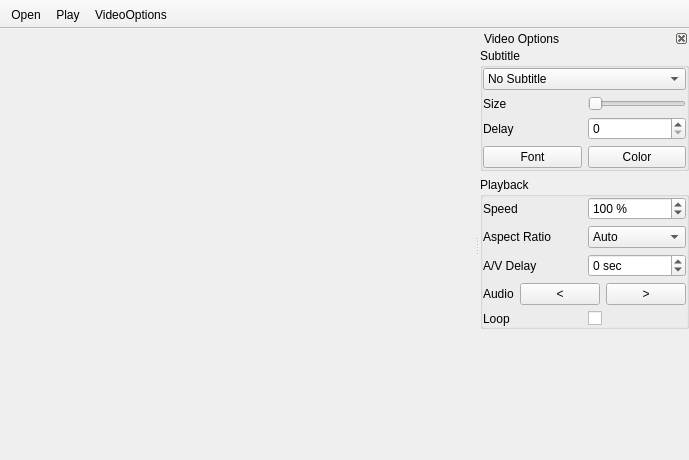
<?xml version="1.0" encoding="UTF-8"?>
<ui version="4.0">
 <class>MainWindow</class>
 <widget class="QMainWindow" name="MainWindow">
  <property name="geometry">
   <rect>
    <x>0</x>
    <y>0</y>
    <width>689</width>
    <height>460</height>
   </rect>
  </property>
  <property name="windowTitle">
   <string>MainWindow</string>
  </property>
  <widget class="QWidget" name="centralWidget">
   <layout class="QHBoxLayout" name="horizontalLayout">
    <property name="margin">
     <number>0</number>
    </property>
    <item>
     <widget class="QWidget" name="videoWidget" native="true">
      <property name="contextMenuPolicy">
       <enum>Qt::NoContextMenu</enum>
      </property>
      <property name="autoFillBackground">
       <bool>true</bool>
      </property>
     </widget>
    </item>
   </layout>
  </widget>
  <widget class="QToolBar" name="mainToolBar">
   <property name="movable">
    <bool>false</bool>
   </property>
   <property name="allowedAreas">
    <set>Qt::TopToolBarArea</set>
   </property>
   <property name="floatable">
    <bool>false</bool>
   </property>
   <attribute name="toolBarArea">
    <enum>TopToolBarArea</enum>
   </attribute>
   <attribute name="toolBarBreak">
    <bool>false</bool>
   </attribute>
   <addaction name="actionOpen"/>
   <addaction name="actionPlay"/>
   <addaction name="actionVideoOptions"/>
  </widget>
  <widget class="QDockWidget" name="dockWidget">
   <property name="minimumSize">
    <size>
     <width>169</width>
     <height>368</height>
    </size>
   </property>
   <property name="features">
    <set>QDockWidget::DockWidgetClosable</set>
   </property>
   <property name="windowTitle">
    <string>Video Options</string>
   </property>
   <attribute name="dockWidgetArea">
    <number>2</number>
   </attribute>
   <widget class="QWidget" name="dockWidgetContents">
    <layout class="QFormLayout" name="formLayout">
     <property name="fieldGrowthPolicy">
      <enum>QFormLayout::ExpandingFieldsGrow</enum>
     </property>
     <property name="margin">
      <number>0</number>
     </property>
     <item row="1" column="0" colspan="2">
      <widget class="QGroupBox" name="groupBox_2">
       <property name="title">
        <string>Subtitle</string>
       </property>
       <property name="flat">
        <bool>false</bool>
       </property>
       <layout class="QFormLayout" name="formLayout_2">
        <property name="fieldGrowthPolicy">
         <enum>QFormLayout::ExpandingFieldsGrow</enum>
        </property>
        <property name="margin">
         <number>0</number>
        </property>
        <item row="0" column="0" colspan="2">
         <widget class="QComboBox" name="comboBoxSub">
          <item>
           <property name="text">
            <string>No Subtitle</string>
           </property>
          </item>
          <item>
           <property name="text">
            <string>Load Subtitle</string>
           </property>
          </item>
         </widget>
        </item>
        <item row="3" column="0" colspan="2">
         <widget class="QWidget" name="widget" native="true">
          <layout class="QHBoxLayout" name="horizontalLayout_2">
           <property name="margin">
            <number>0</number>
           </property>
           <item>
            <widget class="QPushButton" name="pushButtonFont">
             <property name="text">
              <string>Font</string>
             </property>
            </widget>
           </item>
           <item>
            <widget class="QPushButton" name="pushButtonColor">
             <property name="text">
              <string>Color</string>
             </property>
            </widget>
           </item>
          </layout>
         </widget>
        </item>
        <item row="1" column="0" colspan="2">
         <widget class="QWidget" name="widget_4" native="true">
          <layout class="QHBoxLayout" name="horizontalLayout_4">
           <property name="margin">
            <number>0</number>
           </property>
           <item>
            <widget class="QLabel" name="label">
             <property name="sizePolicy">
              <sizepolicy hsizetype="Expanding" vsizetype="Preferred">
               <horstretch>0</horstretch>
               <verstretch>0</verstretch>
              </sizepolicy>
             </property>
             <property name="text">
              <string>Size</string>
             </property>
            </widget>
           </item>
           <item>
            <widget class="QSlider" name="horizontalSliderSubSize">
             <property name="orientation">
              <enum>Qt::Horizontal</enum>
             </property>
            </widget>
           </item>
          </layout>
         </widget>
        </item>
        <item row="2" column="0" colspan="2">
         <widget class="QWidget" name="widget_5" native="true">
          <layout class="QHBoxLayout" name="horizontalLayout_5">
           <property name="margin">
            <number>0</number>
           </property>
           <item>
            <widget class="QLabel" name="label_4">
             <property name="text">
              <string>Delay</string>
             </property>
            </widget>
           </item>
           <item>
            <widget class="QSpinBox" name="spinBox"/>
           </item>
          </layout>
         </widget>
        </item>
       </layout>
      </widget>
     </item>
     <item row="2" column="0" colspan="2">
      <widget class="QGroupBox" name="groupBox_4">
       <property name="title">
        <string>Playback</string>
       </property>
       <layout class="QFormLayout" name="formLayout_5">
        <property name="fieldGrowthPolicy">
         <enum>QFormLayout::ExpandingFieldsGrow</enum>
        </property>
        <property name="margin">
         <number>0</number>
        </property>
        <item row="0" column="0" colspan="2">
         <widget class="QWidget" name="widget_2" native="true">
          <layout class="QHBoxLayout" name="horizontalLayout_8">
           <property name="margin">
            <number>0</number>
           </property>
           <item>
            <widget class="QLabel" name="label_2">
             <property name="text">
              <string>Speed</string>
             </property>
            </widget>
           </item>
           <item>
            <widget class="QSpinBox" name="spinBoxSpeed">
             <property name="frame">
              <bool>true</bool>
             </property>
             <property name="alignment">
              <set>Qt::AlignLeading|Qt::AlignLeft|Qt::AlignVCenter</set>
             </property>
             <property name="readOnly">
              <bool>false</bool>
             </property>
             <property name="keyboardTracking">
              <bool>true</bool>
             </property>
             <property name="suffix">
              <string> %</string>
             </property>
             <property name="minimum">
              <number>40</number>
             </property>
             <property name="maximum">
              <number>800</number>
             </property>
             <property name="singleStep">
              <number>10</number>
             </property>
             <property name="value">
              <number>100</number>
             </property>
            </widget>
           </item>
          </layout>
         </widget>
        </item>
        <item row="1" column="0" colspan="2">
         <widget class="QWidget" name="widget_6" native="true">
          <layout class="QHBoxLayout" name="horizontalLayout_6">
           <property name="margin">
            <number>0</number>
           </property>
           <item>
            <widget class="QLabel" name="label_5">
             <property name="text">
              <string>Aspect Ratio</string>
             </property>
            </widget>
           </item>
           <item>
            <widget class="QComboBox" name="comboBoxAspect">
             <item>
              <property name="text">
               <string>Auto</string>
              </property>
             </item>
             <item>
              <property name="text">
               <string>1:1</string>
              </property>
             </item>
             <item>
              <property name="text">
               <string>3:2</string>
              </property>
             </item>
             <item>
              <property name="text">
               <string>4:3</string>
              </property>
             </item>
             <item>
              <property name="text">
               <string>5:4</string>
              </property>
             </item>
             <item>
              <property name="text">
               <string>14:9</string>
              </property>
             </item>
             <item>
              <property name="text">
               <string>14:10</string>
              </property>
             </item>
             <item>
              <property name="text">
               <string>16:9</string>
              </property>
             </item>
             <item>
              <property name="text">
               <string>16:10</string>
              </property>
             </item>
             <item>
              <property name="text">
               <string>2.35:1</string>
              </property>
             </item>
            </widget>
           </item>
          </layout>
         </widget>
        </item>
        <item row="2" column="0" colspan="2">
         <widget class="QWidget" name="widget_7" native="true">
          <layout class="QHBoxLayout" name="horizontalLayout_7">
           <property name="margin">
            <number>0</number>
           </property>
           <item>
            <widget class="QLabel" name="label_6">
             <property name="sizePolicy">
              <sizepolicy hsizetype="Expanding" vsizetype="Preferred">
               <horstretch>0</horstretch>
               <verstretch>0</verstretch>
              </sizepolicy>
             </property>
             <property name="text">
              <string>A/V Delay</string>
             </property>
            </widget>
           </item>
           <item>
            <widget class="QSpinBox" name="spinBoxAVDelay">
             <property name="sizePolicy">
              <sizepolicy hsizetype="Expanding" vsizetype="Fixed">
               <horstretch>0</horstretch>
               <verstretch>0</verstretch>
              </sizepolicy>
             </property>
             <property name="readOnly">
              <bool>false</bool>
             </property>
             <property name="specialValueText">
              <string/>
             </property>
             <property name="accelerated">
              <bool>false</bool>
             </property>
             <property name="suffix">
              <string> sec</string>
             </property>
             <property name="minimum">
              <number>-500</number>
             </property>
             <property name="maximum">
              <number>500</number>
             </property>
            </widget>
           </item>
          </layout>
         </widget>
        </item>
        <item row="4" column="0" colspan="2">
         <widget class="QWidget" name="widget_3" native="true">
          <layout class="QHBoxLayout" name="horizontalLayout_3">
           <property name="margin">
            <number>0</number>
           </property>
           <item>
            <widget class="QLabel" name="label_3">
             <property name="sizePolicy">
              <sizepolicy hsizetype="Expanding" vsizetype="Preferred">
               <horstretch>0</horstretch>
               <verstretch>0</verstretch>
              </sizepolicy>
             </property>
             <property name="text">
              <string>Loop</string>
             </property>
            </widget>
           </item>
           <item>
            <widget class="QCheckBox" name="checkBoxLoop">
             <property name="sizePolicy">
              <sizepolicy hsizetype="Expanding" vsizetype="Fixed">
               <horstretch>0</horstretch>
               <verstretch>0</verstretch>
              </sizepolicy>
             </property>
             <property name="text">
              <string/>
             </property>
             <property name="tristate">
              <bool>false</bool>
             </property>
            </widget>
           </item>
          </layout>
         </widget>
        </item>
        <item row="3" column="0" colspan="2">
         <widget class="QWidget" name="widget_8" native="true">
          <layout class="QHBoxLayout" name="horizontalLayout_10">
           <property name="margin">
            <number>0</number>
           </property>
           <item>
            <widget class="QLabel" name="label_7">
             <property name="sizePolicy">
              <sizepolicy hsizetype="Expanding" vsizetype="Preferred">
               <horstretch>0</horstretch>
               <verstretch>0</verstretch>
              </sizepolicy>
             </property>
             <property name="text">
              <string>Audio</string>
             </property>
            </widget>
           </item>
           <item>
            <widget class="QWidget" name="widget_9" native="true">
             <property name="sizePolicy">
              <sizepolicy hsizetype="Expanding" vsizetype="Preferred">
               <horstretch>0</horstretch>
               <verstretch>0</verstretch>
              </sizepolicy>
             </property>
             <layout class="QHBoxLayout" name="horizontalLayout_9">
              <property name="margin">
               <number>0</number>
              </property>
              <item>
               <widget class="QPushButton" name="pushButton">
                <property name="text">
                 <string>&lt;</string>
                </property>
               </widget>
              </item>
              <item>
               <widget class="QPushButton" name="pushButton_2">
                <property name="text">
                 <string>&gt;</string>
                </property>
               </widget>
              </item>
             </layout>
            </widget>
           </item>
          </layout>
         </widget>
        </item>
       </layout>
      </widget>
     </item>
    </layout>
   </widget>
  </widget>
  <action name="actionOpen">
   <property name="text">
    <string>Open</string>
   </property>
   <property name="toolTip">
    <string>Open </string>
   </property>
   <property name="shortcut">
    <string>Ctrl+O</string>
   </property>
  </action>
  <action name="actionPlay">
   <property name="text">
    <string>Play</string>
   </property>
   <property name="toolTip">
    <string>Play</string>
   </property>
   <property name="shortcut">
    <string>Space</string>
   </property>
  </action>
  <action name="actionMute">
   <property name="text">
    <string>Mute</string>
   </property>
  </action>
  <action name="actionVideoOptions">
   <property name="checkable">
    <bool>true</bool>
   </property>
   <property name="text">
    <string>VideoOptions</string>
   </property>
  </action>
 </widget>
 <layoutdefault spacing="6" margin="11"/>
 <resources/>
 <connections/>
</ui>
